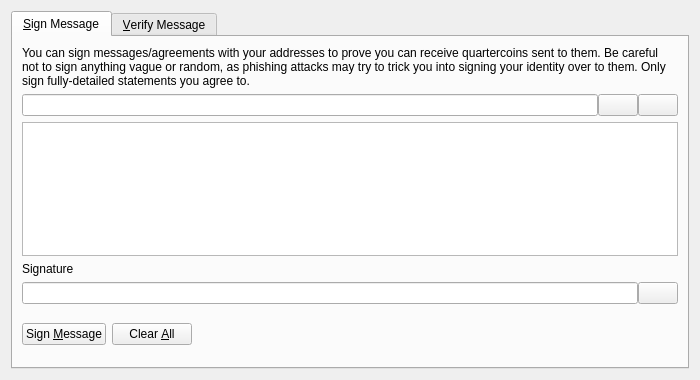
<?xml version="1.0" encoding="UTF-8"?>
<ui version="4.0">
 <class>SignVerifyMessageDialog</class>
 <widget class="QDialog" name="SignVerifyMessageDialog">
  <property name="geometry">
   <rect>
    <x>0</x>
    <y>0</y>
    <width>700</width>
    <height>380</height>
   </rect>
  </property>
  <property name="windowTitle">
   <string>Signatures - Sign / Verify a Message</string>
  </property>
  <property name="modal">
   <bool>true</bool>
  </property>
  <layout class="QVBoxLayout" name="verticalLayout">
   <item>
    <widget class="QTabWidget" name="tabWidget">
     <property name="currentIndex">
      <number>0</number>
     </property>
     <widget class="QWidget" name="tabSignMessage">
      <attribute name="title">
       <string>&amp;Sign Message</string>
      </attribute>
      <layout class="QVBoxLayout" name="verticalLayout_SM">
       <item>
        <widget class="QLabel" name="infoLabel_SM">
         <property name="text">
          <string>You can sign messages/agreements with your addresses to prove you can receive quartercoins sent to them. Be careful not to sign anything vague or random, as phishing attacks may try to trick you into signing your identity over to them. Only sign fully-detailed statements you agree to.</string>
         </property>
         <property name="textFormat">
          <enum>Qt::PlainText</enum>
         </property>
         <property name="wordWrap">
          <bool>true</bool>
         </property>
        </widget>
       </item>
       <item>
        <layout class="QHBoxLayout" name="horizontalLayout_1_SM">
         <property name="spacing">
          <number>0</number>
         </property>
         <item>
          <widget class="QValidatedLineEdit" name="addressIn_SM">
           <property name="toolTip">
            <string>The Quartercoin address to sign the message with</string>
           </property>
          </widget>
         </item>
         <item>
          <widget class="QPushButton" name="addressBookButton_SM">
           <property name="toolTip">
            <string>Choose previously used address</string>
           </property>
           <property name="text">
            <string/>
           </property>
           <property name="icon">
            <iconset resource="../quartercoin.qrc">
             <normaloff>:/icons/address-book</normaloff>:/icons/address-book</iconset>
           </property>
           <property name="shortcut">
            <string>Alt+A</string>
           </property>
           <property name="autoDefault">
            <bool>false</bool>
           </property>
          </widget>
         </item>
         <item>
          <widget class="QPushButton" name="pasteButton_SM">
           <property name="toolTip">
            <string>Paste address from clipboard</string>
           </property>
           <property name="text">
            <string/>
           </property>
           <property name="icon">
            <iconset resource="../quartercoin.qrc">
             <normaloff>:/icons/editpaste</normaloff>:/icons/editpaste</iconset>
           </property>
           <property name="shortcut">
            <string>Alt+P</string>
           </property>
           <property name="autoDefault">
            <bool>false</bool>
           </property>
          </widget>
         </item>
        </layout>
       </item>
       <item>
        <widget class="QPlainTextEdit" name="messageIn_SM">
         <property name="toolTip">
          <string>Enter the message you want to sign here</string>
         </property>
        </widget>
       </item>
       <item>
        <widget class="QLabel" name="signatureLabel_SM">
         <property name="text">
          <string>Signature</string>
         </property>
         <property name="textFormat">
          <enum>Qt::PlainText</enum>
         </property>
        </widget>
       </item>
       <item>
        <layout class="QHBoxLayout" name="horizontalLayout_2_SM">
         <property name="spacing">
          <number>0</number>
         </property>
         <item>
          <widget class="QLineEdit" name="signatureOut_SM">
           <property name="font">
            <font>
             <italic>true</italic>
            </font>
           </property>
           <property name="readOnly">
            <bool>true</bool>
           </property>
          </widget>
         </item>
         <item>
          <widget class="QPushButton" name="copySignatureButton_SM">
           <property name="toolTip">
            <string>Copy the current signature to the system clipboard</string>
           </property>
           <property name="text">
            <string/>
           </property>
           <property name="icon">
            <iconset resource="../quartercoin.qrc">
             <normaloff>:/icons/editcopy</normaloff>:/icons/editcopy</iconset>
           </property>
           <property name="autoDefault">
            <bool>false</bool>
           </property>
          </widget>
         </item>
        </layout>
       </item>
       <item>
        <layout class="QHBoxLayout" name="horizontalLayout_3_SM">
         <item>
          <widget class="QPushButton" name="signMessageButton_SM">
           <property name="toolTip">
            <string>Sign the message to prove you own this Quartercoin address</string>
           </property>
           <property name="text">
            <string>Sign &amp;Message</string>
           </property>
           <property name="icon">
            <iconset resource="../quartercoin.qrc">
             <normaloff>:/icons/edit</normaloff>:/icons/edit</iconset>
           </property>
           <property name="autoDefault">
            <bool>false</bool>
           </property>
          </widget>
         </item>
         <item>
          <widget class="QPushButton" name="clearButton_SM">
           <property name="toolTip">
            <string>Reset all sign message fields</string>
           </property>
           <property name="text">
            <string>Clear &amp;All</string>
           </property>
           <property name="icon">
            <iconset resource="../quartercoin.qrc">
             <normaloff>:/icons/remove</normaloff>:/icons/remove</iconset>
           </property>
           <property name="autoDefault">
            <bool>false</bool>
           </property>
          </widget>
         </item>
         <item>
          <spacer name="horizontalSpacer_1_SM">
           <property name="orientation">
            <enum>Qt::Horizontal</enum>
           </property>
           <property name="sizeHint" stdset="0">
            <size>
             <width>40</width>
             <height>48</height>
            </size>
           </property>
          </spacer>
         </item>
         <item>
          <widget class="QLabel" name="statusLabel_SM">
           <property name="font">
            <font>
             <weight>75</weight>
             <bold>true</bold>
            </font>
           </property>
           <property name="text">
            <string/>
           </property>
           <property name="wordWrap">
            <bool>true</bool>
           </property>
          </widget>
         </item>
         <item>
          <spacer name="horizontalSpacer_2_SM">
           <property name="orientation">
            <enum>Qt::Horizontal</enum>
           </property>
           <property name="sizeHint" stdset="0">
            <size>
             <width>40</width>
             <height>48</height>
            </size>
           </property>
          </spacer>
         </item>
        </layout>
       </item>
      </layout>
     </widget>
     <widget class="QWidget" name="tabVerifyMessage">
      <attribute name="title">
       <string>&amp;Verify Message</string>
      </attribute>
      <layout class="QVBoxLayout" name="verticalLayout_VM">
       <item>
        <widget class="QLabel" name="infoLabel_VM">
         <property name="text">
          <string>Enter the receiver's address, message (ensure you copy line breaks, spaces, tabs, etc. exactly) and signature below to verify the message. Be careful not to read more into the signature than what is in the signed message itself, to avoid being tricked by a man-in-the-middle attack. Note that this only proves the signing party receives with the address, it cannot prove sendership of any transaction!</string>
         </property>
         <property name="textFormat">
          <enum>Qt::PlainText</enum>
         </property>
         <property name="alignment">
          <set>Qt::AlignLeading|Qt::AlignLeft|Qt::AlignTop</set>
         </property>
         <property name="wordWrap">
          <bool>true</bool>
         </property>
        </widget>
       </item>
       <item>
        <layout class="QHBoxLayout" name="horizontalLayout_1_VM">
         <property name="spacing">
          <number>0</number>
         </property>
         <item>
          <widget class="QValidatedLineEdit" name="addressIn_VM">
           <property name="toolTip">
            <string>The Quartercoin address the message was signed with</string>
           </property>
          </widget>
         </item>
         <item>
          <widget class="QPushButton" name="addressBookButton_VM">
           <property name="toolTip">
            <string>Choose previously used address</string>
           </property>
           <property name="text">
            <string/>
           </property>
           <property name="icon">
            <iconset resource="../quartercoin.qrc">
             <normaloff>:/icons/address-book</normaloff>:/icons/address-book</iconset>
           </property>
           <property name="shortcut">
            <string>Alt+A</string>
           </property>
           <property name="autoDefault">
            <bool>false</bool>
           </property>
          </widget>
         </item>
        </layout>
       </item>
       <item>
        <widget class="QPlainTextEdit" name="messageIn_VM"/>
       </item>
       <item>
        <widget class="QValidatedLineEdit" name="signatureIn_VM"/>
       </item>
       <item>
        <layout class="QHBoxLayout" name="horizontalLayout_2_VM">
         <item>
          <widget class="QPushButton" name="verifyMessageButton_VM">
           <property name="toolTip">
            <string>Verify the message to ensure it was signed with the specified Quartercoin address</string>
           </property>
           <property name="text">
            <string>Verify &amp;Message</string>
           </property>
           <property name="icon">
            <iconset resource="../quartercoin.qrc">
             <normaloff>:/icons/transaction_0</normaloff>:/icons/transaction_0</iconset>
           </property>
           <property name="autoDefault">
            <bool>false</bool>
           </property>
          </widget>
         </item>
         <item>
          <widget class="QPushButton" name="clearButton_VM">
           <property name="toolTip">
            <string>Reset all verify message fields</string>
           </property>
           <property name="text">
            <string>Clear &amp;All</string>
           </property>
           <property name="icon">
            <iconset resource="../quartercoin.qrc">
             <normaloff>:/icons/remove</normaloff>:/icons/remove</iconset>
           </property>
           <property name="autoDefault">
            <bool>false</bool>
           </property>
          </widget>
         </item>
         <item>
          <spacer name="horizontalSpacer_1_VM">
           <property name="orientation">
            <enum>Qt::Horizontal</enum>
           </property>
           <property name="sizeHint" stdset="0">
            <size>
             <width>40</width>
             <height>48</height>
            </size>
           </property>
          </spacer>
         </item>
         <item>
          <widget class="QLabel" name="statusLabel_VM">
           <property name="font">
            <font>
             <weight>75</weight>
             <bold>true</bold>
            </font>
           </property>
           <property name="text">
            <string/>
           </property>
           <property name="wordWrap">
            <bool>true</bool>
           </property>
          </widget>
         </item>
         <item>
          <spacer name="horizontalSpacer_2_VM">
           <property name="orientation">
            <enum>Qt::Horizontal</enum>
           </property>
           <property name="sizeHint" stdset="0">
            <size>
             <width>40</width>
             <height>48</height>
            </size>
           </property>
          </spacer>
         </item>
        </layout>
       </item>
      </layout>
     </widget>
    </widget>
   </item>
  </layout>
 </widget>
 <customwidgets>
  <customwidget>
   <class>QValidatedLineEdit</class>
   <extends>QLineEdit</extends>
   <header>qvalidatedlineedit.h</header>
  </customwidget>
 </customwidgets>
 <resources>
  <include location="../quartercoin.qrc"/>
 </resources>
 <connections/>
</ui>
